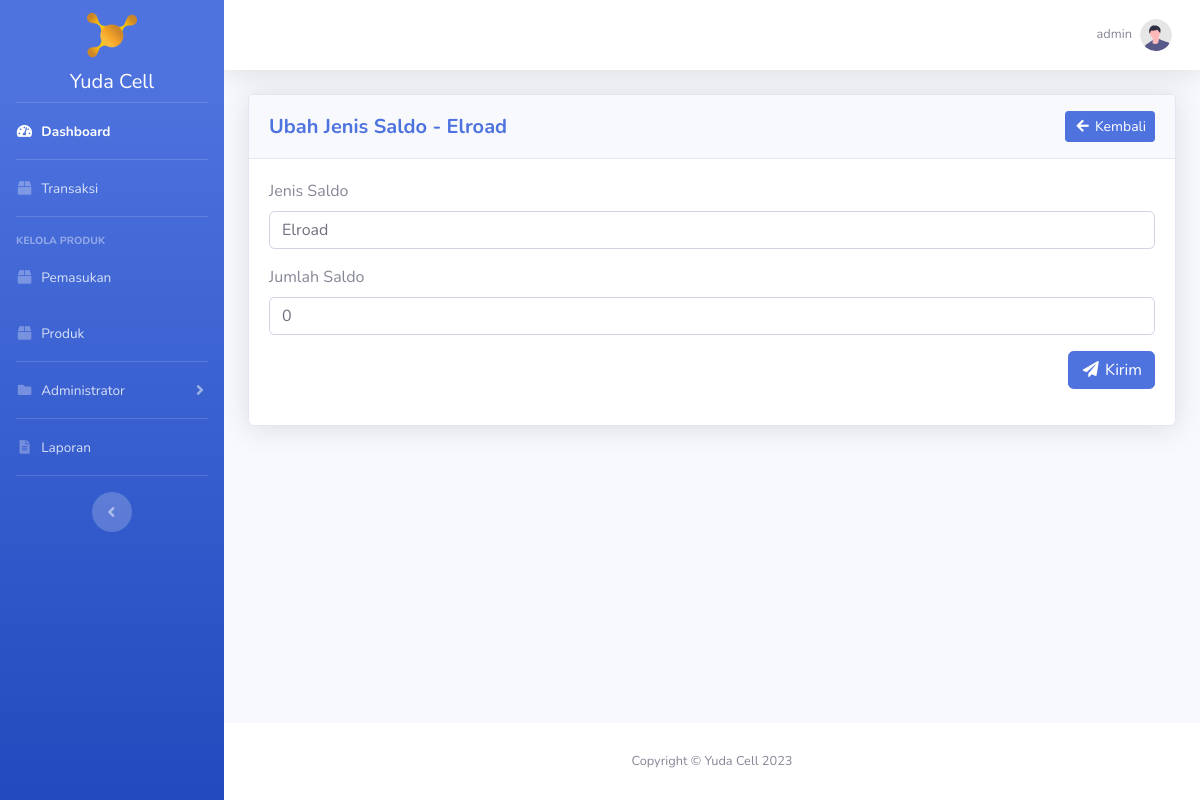
Page /jenis_saldo/ubah_jenis_saldo.php?id_jenis_saldo=2 (signed in) on the committed database.
### tables this page shows
CREATE TABLE `user` (
  `id_user` int(11) NOT NULL,
  `username` varchar(20) NOT NULL,
  `password` varchar(300) NOT NULL,
  `hak_akses` enum('administrator','operator') NOT NULL,
  `nama_lengkap` varchar(50) NOT NULL,
  `no_telp_user` varchar(20) NOT NULL
);

CREATE TABLE `jenis_saldo` (
  `id_jenis_saldo` int(11) NOT NULL,
  `jenis_saldo` varchar(50) NOT NULL,
  `jumlah_saldo` int(11) NOT NULL
);

### jenis_saldo/ubah_jenis_saldo.php (the view, shortened to what this page needs)
<?php
require_once '../koneksi.php';
$id_jenis_saldo = htmlspecialchars($_GET['id_jenis_saldo']);
$data_jenis_saldo = mysqli_fetch_assoc(mysqli_query($koneksi, "SELECT * FROM jenis_saldo WHERE id_jenis_saldo = '$id_jenis_saldo'"));
$id_user = htmlspecialchars($_SESSION['id_user']);
$data_profile = mysqli_fetch_assoc(mysqli_query($koneksi, "SELECT * FROM user WHERE id_user = '$id_user'"));
?>
<!DOCTYPE html>
<html lang="en">
<head>
    <?php include_once '../include/head.php'; ?>
</head>
<body id="page-top">
    <div id="wrapper">
        <?php include_once '../include/sidebar.php'; ?>
        <div id="content-wrapper" class="d-flex flex-column">
            <div id="content">
                <?php include_once '../include/topbar.php'; ?>
                <div class="container-fluid">
                	<div class="card shadow mb-4">
                		<div class="card-header py-3">
                            <div class="row">
                                <div class="col head-left">
                                    <h5 class="my-auto font-weight-bold text-primary">Ubah Jenis Saldo - <?= $data_jenis_saldo['jenis_saldo']; ?></h5>
                                </div>
                                <div class="col head-right">
                                    <a href="<?= BASE_URL; ?>jenis_saldo/index.php" class="btn btn-sm btn-primary"><i class="fas fa-fw fa-arrow-left"></i> Kembali</a>
                                </div>
                            </div>
                        </div>
                        <div class="card-body">
                        	<form method="post">
								<div class="form-group">
									<label for="jenis_saldo">Jenis Saldo</label>
									<input class="form-control" type="text" name="jenis_saldo" id="jenis_saldo" value="<?= $data_jenis_saldo['jenis_saldo']; ?>" required>
								</div>
								<div class="form-group">
									<label for="jumlah_saldo">Jumlah Saldo</label>
									<input class="form-control" type="number" name="jumlah_saldo" id="jumlah_saldo" value="<?= $data_jenis_saldo['jumlah_saldo']; ?>" required>
								</div>
								<div class="form-group text-right">
									<button type="submit" name="btnUbahJenisSaldo" class="btn btn-primary"><i class="fas fa-fw fa-paper-plane"></i> Kirim</button>
								</div>
							</form>
						</div>
                    </div>
            	</div>
            </div>
            <?php include_once '../include/footer.php'; ?>
        </div>
    </div>
</body>
</html>

### include/topbar.php (shortened to what this page needs)
<nav class="navbar navbar-expand navbar-light bg-white topbar mb-4 static-top shadow">
    <ul class="navbar-nav ml-auto">
        <li class="nav-item dropdown no-arrow">
            <a class="nav-link dropdown-toggle" href="#" id="userDropdown" role="button"
                data-toggle="dropdown" aria-haspopup="true" aria-expanded="false">
                <span class="mr-2 d-none d-lg-inline text-gray-600 small"><?= $data_profile['username']; ?></span>
                <img class="img-profile rounded-circle"
                    src="<?= BASE_URL; ?>img/undraw_profile.svg">
            </a>
        </li>
    </ul>
</nav>

### css/yuda_cell.css (style rules this page uses)
html { scroll-behavior: smooth; }
.head-left { text-align: left; margin-top: auto; margin-bottom: auto; }
.head-right { text-align: right; margin-top: auto; margin-bottom: auto; }

### rows in the picture
user: username "admin"
jenis_saldo: jenis_saldo "Elroad", jumlah_saldo "0"
